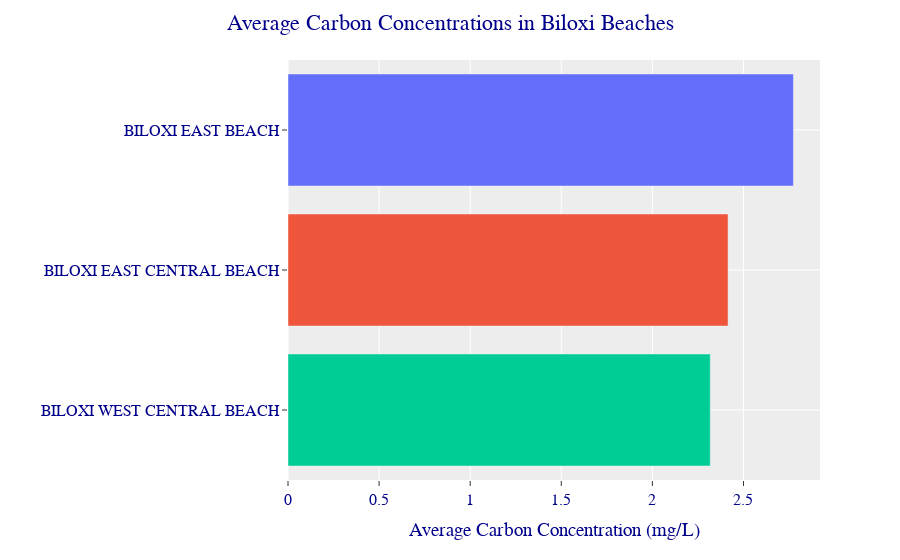

Notebook cell for this chart:
### Code cell
fig = px.bar(DFBiloxiPlot,
                 x='ResultMeasureValue_x',
             y = 'MonitoringLocationName_x',
                   color = 'MonitoringLocationName_x')

fig.update_layout(template="ggplot2",
                  title='Average Carbon Concentrations in Biloxi Beaches',
                  title_x=0.5,
                  yaxis={'categoryorder': 'category descending'},
                  xaxis_title="Average Carbon Concentration (mg/L)",
                  yaxis_title="",
                  showlegend = False,
                  font={'family':"Gravitas One, monospace",'size':16,'color':"Darkblue"},
                  autosize=True)
fig.show()

### Figure 1 — Plotly figure (JSON) as saved in the notebook; plotly's stock layout.template omitted (floating-point values rounded to 4 significant figures)
{"data": [{"alignmentgroup": "True", "hovertemplate": "MonitoringLocationName_x=%{y}<br>ResultMeasureValue_x=%{x}<extra></extra>", "legendgroup": "BILOXI EAST BEACH", "marker": {"color": "#636efa", "pattern": {"shape": ""}}, "name": "BILOXI EAST BEACH", "offsetgroup": "BILOXI EAST BEACH", "orientation": "h", "showlegend": true, "textposition": "auto", "type": "bar", "x": [2.774], "xaxis": "x", "y": ["BILOXI EAST BEACH"], "yaxis": "y"}, {"alignmentgroup": "True", "hovertemplate": "MonitoringLocationName_x=%{y}<br>ResultMeasureValue_x=%{x}<extra></extra>", "legendgroup": "BILOXI EAST CENTRAL BEACH", "marker": {"color": "#EF553B", "pattern": {"shape": ""}}, "name": "BILOXI EAST CENTRAL BEACH", "offsetgroup": "BILOXI EAST CENTRAL BEACH", "orientation": "h", "showlegend": true, "textposition": "auto", "type": "bar", "x": [2.415], "xaxis": "x", "y": ["BILOXI EAST CENTRAL BEACH"], "yaxis": "y"}, {"alignmentgroup": "True", "hovertemplate": "MonitoringLocationName_x=%{y}<br>ResultMeasureValue_x=%{x}<extra></extra>", "legendgroup": "BILOXI WEST CENTRAL BEACH", "marker": {"color": "#00cc96", "pattern": {"shape": ""}}, "name": "BILOXI WEST CENTRAL BEACH", "offsetgroup": "BILOXI WEST CENTRAL BEACH", "orientation": "h", "showlegend": true, "textposition": "auto", "type": "bar", "x": [2.318], "xaxis": "x", "y": ["BILOXI WEST CENTRAL BEACH"], "yaxis": "y"}], "layout": {"autosize": true, "barmode": "relative", "font": {"color": "Darkblue", "family": "Gravitas One, monospace", "size": 16}, "legend": {"title": {"text": "MonitoringLocationName_x"}, "tracegroupgap": 0}, "margin": {"t": 60}, "showlegend": false, "title": {"text": "Average Carbon Concentrations in Biloxi Beaches", "x": 0.5}, "xaxis": {"anchor": "y", "autorange": true, "domain": [0, 1], "range": [0, 2.92], "title": {"text": "Average Carbon Concentration (mg/L)"}, "type": "linear"}, "yaxis": {"anchor": "x", "autorange": true, "categoryarray": ["BILOXI WEST CENTRAL BEACH", "BILOXI EAST CENTRAL BEACH", "BILOXI EAST BEACH"], "categoryorder": "category descending", "domain": [0, 1], "range": [-0.5, 2.5], "title": {"text": ""}, "type": "category"}}}
